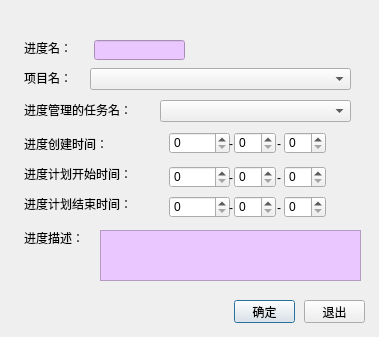
<?xml version="1.0" encoding="UTF-8"?>
<ui version="4.0">
 <class>addProcess</class>
 <widget class="QDialog" name="addProcess">
  <property name="geometry">
   <rect>
    <x>0</x>
    <y>0</y>
    <width>379</width>
    <height>337</height>
   </rect>
  </property>
  <property name="windowTitle">
   <string>Dialog</string>
  </property>
  <property name="styleSheet">
   <string notr="true">QDialog#addProcess{
	background-image:url(img/addProcess.jpg);
}
QTextEdit{
	background-color:rgb(235,199,255);
}  
     
QLineEdit{
	background-color:rgb(235,199,255);
}  
</string>
  </property>
  <widget class="QSpinBox" name="planStartYear">
   <property name="geometry">
    <rect>
     <x>169</x>
     <y>166</y>
     <width>61</width>
     <height>22</height>
    </rect>
   </property>
  </widget>
  <widget class="QLabel" name="label">
   <property name="geometry">
    <rect>
     <x>24</x>
     <y>70</y>
     <width>71</width>
     <height>16</height>
    </rect>
   </property>
   <property name="styleSheet">
    <string notr="true">font: 75 11pt &quot;黑体&quot;;
color:rgb(0, 0, 0);</string>
   </property>
   <property name="text">
    <string>项目名：</string>
   </property>
  </widget>
  <widget class="QSpinBox" name="createMonth">
   <property name="geometry">
    <rect>
     <x>234</x>
     <y>132</y>
     <width>42</width>
     <height>22</height>
    </rect>
   </property>
  </widget>
  <widget class="QLabel" name="label_2">
   <property name="geometry">
    <rect>
     <x>24</x>
     <y>40</y>
     <width>71</width>
     <height>16</height>
    </rect>
   </property>
   <property name="styleSheet">
    <string notr="true">font: 75 11pt &quot;黑体&quot;;
color:rgb(0, 0, 0);</string>
   </property>
   <property name="text">
    <string>进度名：</string>
   </property>
  </widget>
  <widget class="QLabel" name="label_91">
   <property name="geometry">
    <rect>
     <x>229</x>
     <y>170</y>
     <width>16</width>
     <height>16</height>
    </rect>
   </property>
   <property name="text">
    <string>-</string>
   </property>
  </widget>
  <widget class="QLineEdit" name="processName">
   <property name="geometry">
    <rect>
     <x>94</x>
     <y>40</y>
     <width>91</width>
     <height>20</height>
    </rect>
   </property>
  </widget>
  <widget class="QLabel" name="label_7">
   <property name="geometry">
    <rect>
     <x>24</x>
     <y>166</y>
     <width>141</width>
     <height>16</height>
    </rect>
   </property>
   <property name="styleSheet">
    <string notr="true">font: 75 11pt &quot;黑体&quot;;
color:rgb(0, 0, 0);</string>
   </property>
   <property name="text">
    <string>进度计划开始时间：</string>
   </property>
  </widget>
  <widget class="QSpinBox" name="createDay">
   <property name="geometry">
    <rect>
     <x>284</x>
     <y>132</y>
     <width>42</width>
     <height>22</height>
    </rect>
   </property>
  </widget>
  <widget class="QSpinBox" name="planEndYear">
   <property name="geometry">
    <rect>
     <x>169</x>
     <y>196</y>
     <width>61</width>
     <height>22</height>
    </rect>
   </property>
  </widget>
  <widget class="QLabel" name="label_8">
   <property name="geometry">
    <rect>
     <x>24</x>
     <y>196</y>
     <width>141</width>
     <height>16</height>
    </rect>
   </property>
   <property name="styleSheet">
    <string notr="true">font: 75 11pt &quot;黑体&quot;;
color:rgb(0, 0, 0);</string>
   </property>
   <property name="text">
    <string>进度计划结束时间：</string>
   </property>
  </widget>
  <widget class="QLabel" name="label_92">
   <property name="geometry">
    <rect>
     <x>277</x>
     <y>170</y>
     <width>16</width>
     <height>16</height>
    </rect>
   </property>
   <property name="text">
    <string>-</string>
   </property>
  </widget>
  <widget class="QLabel" name="label_3">
   <property name="geometry">
    <rect>
     <x>24</x>
     <y>230</y>
     <width>71</width>
     <height>16</height>
    </rect>
   </property>
   <property name="styleSheet">
    <string notr="true">font: 75 11pt &quot;黑体&quot;;
color:rgb(0, 0, 0);</string>
   </property>
   <property name="text">
    <string>进度描述：</string>
   </property>
  </widget>
  <widget class="QLabel" name="label_12">
   <property name="geometry">
    <rect>
     <x>24</x>
     <y>136</y>
     <width>141</width>
     <height>16</height>
    </rect>
   </property>
   <property name="styleSheet">
    <string notr="true">font: 75 11pt &quot;黑体&quot;;
color:rgb(0, 0, 0);</string>
   </property>
   <property name="text">
    <string>进度创建时间：</string>
   </property>
  </widget>
  <widget class="QLabel" name="label_94">
   <property name="geometry">
    <rect>
     <x>229</x>
     <y>200</y>
     <width>16</width>
     <height>16</height>
    </rect>
   </property>
   <property name="text">
    <string>-</string>
   </property>
  </widget>
  <widget class="QPushButton" name="BtnConfirm">
   <property name="geometry">
    <rect>
     <x>234</x>
     <y>300</y>
     <width>61</width>
     <height>23</height>
    </rect>
   </property>
   <property name="text">
    <string>确定</string>
   </property>
  </widget>
  <widget class="QSpinBox" name="planEndMonth">
   <property name="geometry">
    <rect>
     <x>234</x>
     <y>196</y>
     <width>42</width>
     <height>22</height>
    </rect>
   </property>
  </widget>
  <widget class="QSpinBox" name="planStartDay">
   <property name="geometry">
    <rect>
     <x>284</x>
     <y>166</y>
     <width>42</width>
     <height>22</height>
    </rect>
   </property>
  </widget>
  <widget class="QSpinBox" name="createtYear">
   <property name="geometry">
    <rect>
     <x>169</x>
     <y>132</y>
     <width>61</width>
     <height>22</height>
    </rect>
   </property>
  </widget>
  <widget class="QPushButton" name="BtnCancel">
   <property name="geometry">
    <rect>
     <x>304</x>
     <y>300</y>
     <width>61</width>
     <height>23</height>
    </rect>
   </property>
   <property name="text">
    <string>退出</string>
   </property>
  </widget>
  <widget class="QLabel" name="Info">
   <property name="geometry">
    <rect>
     <x>14</x>
     <y>300</y>
     <width>161</width>
     <height>21</height>
    </rect>
   </property>
   <property name="styleSheet">
    <string notr="true">font: 75 12pt &quot;黑体&quot;;
color:rgb(255, 0, 0);</string>
   </property>
   <property name="text">
    <string/>
   </property>
  </widget>
  <widget class="QLabel" name="label_93">
   <property name="geometry">
    <rect>
     <x>277</x>
     <y>200</y>
     <width>16</width>
     <height>16</height>
    </rect>
   </property>
   <property name="text">
    <string>-</string>
   </property>
  </widget>
  <widget class="QSpinBox" name="planStartMonth">
   <property name="geometry">
    <rect>
     <x>234</x>
     <y>166</y>
     <width>42</width>
     <height>22</height>
    </rect>
   </property>
  </widget>
  <widget class="QLabel" name="label_90">
   <property name="geometry">
    <rect>
     <x>277</x>
     <y>136</y>
     <width>16</width>
     <height>16</height>
    </rect>
   </property>
   <property name="text">
    <string>-</string>
   </property>
  </widget>
  <widget class="QLabel" name="label_89">
   <property name="geometry">
    <rect>
     <x>229</x>
     <y>136</y>
     <width>16</width>
     <height>16</height>
    </rect>
   </property>
   <property name="text">
    <string>-</string>
   </property>
  </widget>
  <widget class="QTextEdit" name="proDescribe">
   <property name="geometry">
    <rect>
     <x>100</x>
     <y>230</y>
     <width>261</width>
     <height>51</height>
    </rect>
   </property>
  </widget>
  <widget class="QSpinBox" name="planEndDay">
   <property name="geometry">
    <rect>
     <x>284</x>
     <y>196</y>
     <width>42</width>
     <height>22</height>
    </rect>
   </property>
  </widget>
  <widget class="QComboBox" name="proName">
   <property name="geometry">
    <rect>
     <x>90</x>
     <y>68</y>
     <width>261</width>
     <height>22</height>
    </rect>
   </property>
  </widget>
  <widget class="QLabel" name="label_4">
   <property name="geometry">
    <rect>
     <x>24</x>
     <y>102</y>
     <width>141</width>
     <height>16</height>
    </rect>
   </property>
   <property name="styleSheet">
    <string notr="true">font: 75 11pt &quot;黑体&quot;;
color:rgb(0, 0, 0);</string>
   </property>
   <property name="text">
    <string>进度管理的任务名：</string>
   </property>
  </widget>
  <widget class="QComboBox" name="processTaskName">
   <property name="geometry">
    <rect>
     <x>160</x>
     <y>100</y>
     <width>191</width>
     <height>22</height>
    </rect>
   </property>
  </widget>
 </widget>
 <resources/>
 <connections/>
</ui>
